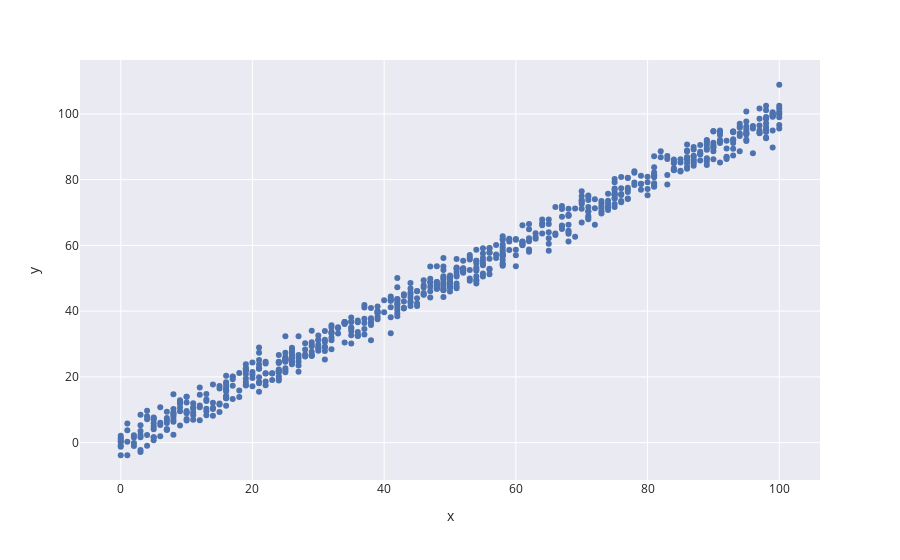

This figure's notebook cell:
### Code cell
px.scatter(x=train['x'], y=train['y'], template="seaborn")

### Figure 1 — Plotly figure (JSON) as saved in the notebook; plotly's stock layout.template omitted (floating-point values rounded to 4 significant figures; data arrays with more than 128 entries replaced by an {"elided": "..."} marker saying what was removed)
{"data": [{"hovertemplate": "x=%{x}<br>y=%{y}<extra></extra>", "legendgroup": "", "marker": {"color": "rgb(76,114,176)", "symbol": "circle"}, "mode": "markers", "name": "", "orientation": "v", "showlegend": false, "type": "scatter", "x": {"elided": "699 int values"}, "xaxis": "x", "y": {"elided": "699 float values"}, "yaxis": "y"}], "layout": {"legend": {"tracegroupgap": 0}, "margin": {"t": 60}, "xaxis": {"anchor": "y", "domain": [0, 1], "title": {"text": "x"}}, "yaxis": {"anchor": "x", "domain": [0, 1], "title": {"text": "y"}}}}
